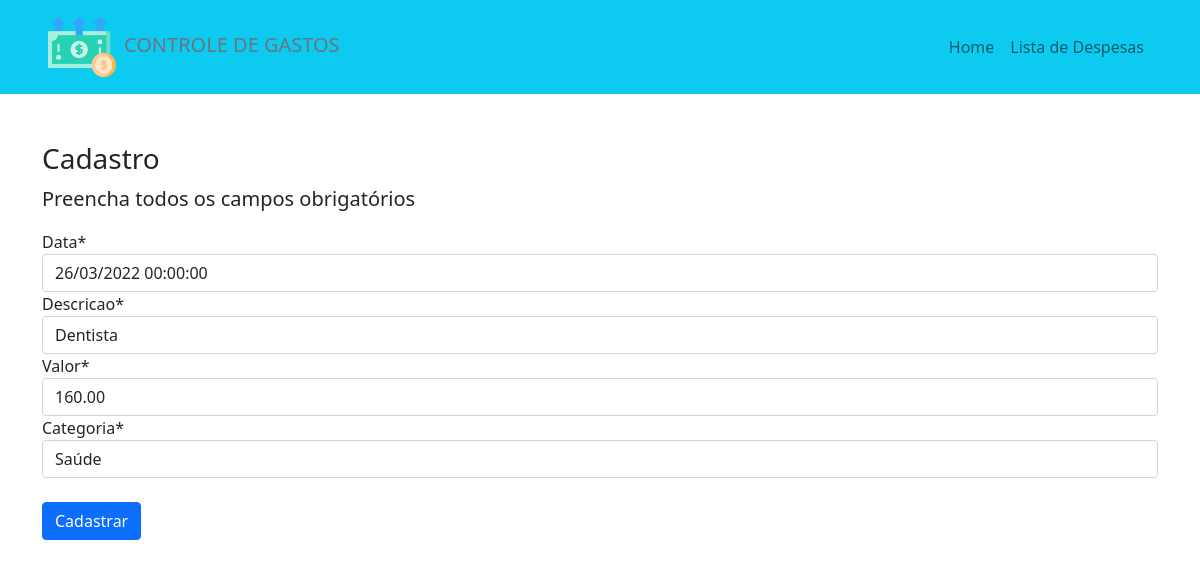
Page /update/transacao/15/ on the committed database.
### paginas/models.py (models this page shows, shortened)
class Transacao(models.Model):
    data = models.DateTimeField()
    descricao= models.CharField(max_length=200)
    valor = models.DecimalField(max_digits=7, decimal_places=2)
    categoria = models.ForeignKey(Categoria, on_delete=models.CASCADE)
    observacoes = models.TextField(null=True, blank=True)
    class Meta:
        verbose_name_plural = 'Transacoes'

### paginas/views.py (the view)
# urls.py: path('update/transacao/<int:pk>/', TransacaoUpdate.as_view(), name='update_transacao'),
class TransacaoUpdate(UpdateView):
    model = Transacao
    fields = ['data', 'descricao', 'valor', 'categoria']
    template_name = 'form.html'
    success_url = reverse_lazy('list_transacao')

### paginas/models.py (called while the page is built)
    def __str__(self):
        return self.nome

### paginas/templates/form.html (shortened to what this page needs)
{% extends 'modelo.html' %}
{% load static %}
{% load crispy_forms_tags %}
{% block conteudo %}
<div class="container my-5">
    <h3>Cadastro</h3>
    <p class="lead">
        Preencha todos os campos obrigatórios
    </p>
    <form action="" method="POST">
        {{ form|crispy }}
        <button type="submit" class="btn btn-primary mt-4">Cadastrar</button>
    </form>
</div>
{% endblock %}

### rows in the picture
Transacao: data "26/03/2022 00:00:00", descricao "Dentista", valor "160.00", categoria "Saúde"
